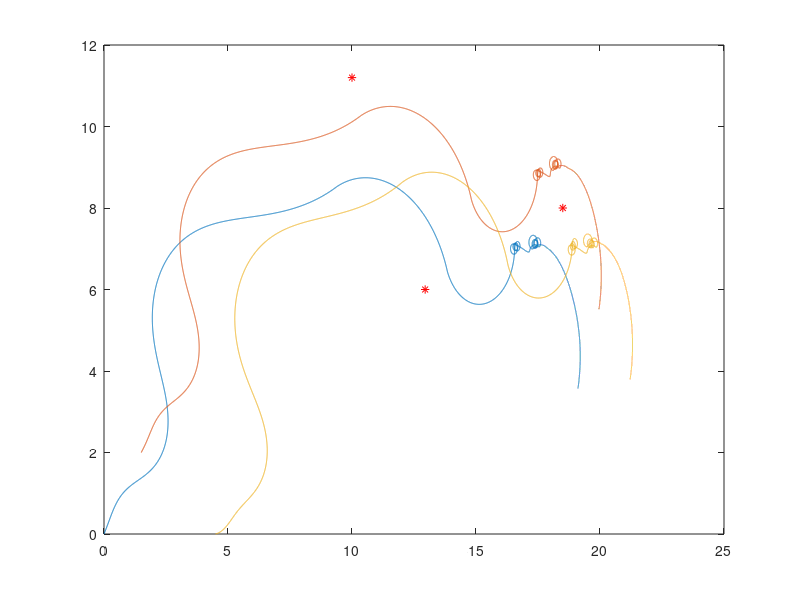

The MATLAB source for this figure:
%%Amirkhosro Vosughi 11463709 WSU
%Research Project for course EE505
%Simulstion of "Distributed Flocking Control of Mobile Robots by Bounded Feedback"

clear all
clc

%% Initialization
n1 = 3; %==>> number of robots
n2 = 3; %==>> number of onstab
n=n1+n2;
% 
 
Group = [ones(1,n1),2*ones(1,n2)]';  %==>> Determines with robot determines to each group

%Robot parameters
d= 0.1;
r=5; %==>> communication range

r1=1; %==>> obstacle sensing range

%controller parameters
b11=0;
b21=0;
b31=0;

b12=0;
b22=0;
b32=0;

%Generate initial location
%obstable
xObs=[10;12.95;18.5];
yObs=[11.2;6;8];
%robots inital condition
x0= [0,1.5,4.5]';
y0= [0,2,0]';
   
%total vecotrs
if (n2~=0)
 x0=[x0;xObs];
 y0=[y0;yObs];
end

teta_init=zeros(n1,1);
for k=1:length(teta_init)
    teta_init(k)=(rand(1));
end

teta_init =[0.9223
    0.7710
    0.0427];

teta_init = [teta_init;zeros(n2,1)];
%teta_init=[0,0]';

v_init=zeros(n1,1);
for k=1:length(v_init)
    v_init(k)=1*(rand(1)+1);
end

v_init =[1.3782
    1.7043
    1.7295];

v_init = [v_init;zeros(n2,1)];
%v_init=[1,1]';

w_init=zeros(n1,1);
for k=1:length(w_init)
    w_init(k)=1*(rand(1)+1);
end

w_init =[1.2243
    1.2691
    1.6730];
w_init = [w_init;zeros(n2,1)];
%w_init=[0.2,0.2]';
%% Simulation
T=0.01; %sec
Tfinal=120; %sec
T_vec=0:T:Tfinal;
Tn=length(T_vec);

%%Definition of process variables

u1= zeros(n,Tn);
u2= zeros(n,Tn); %===>> select size n not n1, because maybe we want to have moving obstable in future

v=zeros(n,Tn);
v(:,1)=v_init;    %%===>> select size n not n1, because maybe we want to have moving obstable in future

w=zeros(n,Tn);
w(:,1)=w_init; %===>> select size n not n1, because maybe we want to have moving obstable in future

x=zeros(n,Tn);
x(:,1)=x0; %===>> select size n not n1, because maybe we want to have moving obstable in future

y=zeros(n,Tn);
y(:,1)=y0; %===>> select size n not n1, because maybe we want to have moving obstable in future

teta=zeros(n,Tn);
teta(:,1)=teta_init;  %===>> select size n not n1, because maybe we want to have moving obstable in future


N=zeros(n,n); 
A=zeros(n,n);
%L=zeros(n,n);

xdot=zeros(n,1);
ydot=zeros(n,1);

tempoli=zeros(n,Tn);
tempoli2=zeros(n,Tn);

%% Simulation
for k=2:Tn

%Update The graphs
N=zeros(n,n); 
A=zeros(n,n);

for i=1:n
    for j=i:n
        temp1=x(i,k-1)-x(j,k-1);
        temp2=y(i,k-1)-y(j,k-1);
        temp3=(temp1^2+temp2^2)^0.5;
        
        if (temp3<r && i~=j)
            N(i,j)=1;
            N(j,i)=1;
            
            A(i,j)=temp3;
            A(j,i)=temp3;
        end     
    end
end

%Calculate control input
% calculate u(k)

%calculate u1(k) ==>> assumption of understanding of gradient V to pij
for i=1:n1
    
    sigma1=0;
    for j=1:n
        if (N(i,j)==1 && Group(i)==Group(j) )  
            temp1=A(i,j)*(v(i,k-1)-v(j,k-1));
            sigma1=sigma1+temp1;
        end
    end
    
    sigma2=0;
    for j=1:n
        if (N(i,j)==1 && Group(i)==Group(j) ) 
            temp1=xdot(i)-xdot(j);
            temp2=ydot(i)-ydot(j);
            temp3=A(i,j)*(temp1*cos(teta(i,k-1))+temp2*sin(teta(i,k-1)));
            sigma2= sigma2+temp3;    
        end
    end
    %sigma2=0;
    
    sigma3=0;
    for j=1:n
        if (N(i,j)==1) 
            
            temp1=0;
            temp4=0;
            if ( Group(i)==Group(j))
                temp1=-2*A(i,j)^-3+2*A(i,j)/(r^2-A(i,j)^2)+2*b11*A(i,j)+b21;
                
            elseif (A(i,j)<r1)
                temp1=(-2*A(i,j)^-3+2*b12*A(i,j)+b22);
               
            end
            temp2= temp1*((x(i,k-1)-x(j,k-1))/A(i,j))*cos(teta(i,k-1))+temp1*((y(i,k-1)-y(j,k-1))/A(i,j))*sin(teta(i,k-1));
              
            tempoli(i,k)= temp2;
            
            
            sigma3= sigma3+ temp2;    
        end
    end
    %sigma3=0;
    
    u1(i,k)= -sigma1-sigma2-sigma3;
end


%%%%%%%%%%%%%%%%%%not edited from here %%%%%%%%%%

% calculate u2(k)

for i=1:n1
    
    sigma1=0;
    for j=1:n
        if (N(i,j)==1 && Group(i)==Group(j) )  
            temp1=A(i,j)*(w(i,k-1)-w(j,k-1));
            sigma1=sigma1+temp1;
        end
    end
    
    sigma2=0;
    for j=1:n
        if (N(i,j)==1 && Group(i)==Group(j) ) 
            temp1=xdot(i)-xdot(j);
            temp2=ydot(i)-ydot(j);
            temp3=A(i,j)*(-temp1*sin(teta(i,k-1))+temp2*cos(teta(i,k-1)));
            sigma2= sigma2+temp3;    
        end
    end
    
    sigma3=0;
    for j=1:n
        if (N(i,j)==1) 
            
            temp1=0;
            if ( Group(i)==Group(j))
                temp1=-2*A(i,j)^-3+2*A(i,j)/(r^2-A(i,j)^2)+2*b11*A(i,j)+b21;
            elseif (A(i,j)<r1)
                temp1=-2*A(i,j)^-3+2*b12*A(i,j)+b22;
            end
            temp2= -temp1*((x(i,k-1)-x(j,k-1))/A(i,j))*sin(teta(i,k-1))+temp1*((y(i,k-1)-y(j,k-1))/A(i,j))*cos(teta(i,k-1));
            
            sigma3= sigma3+temp2;    
        end
    end
    %sigma3=0;
    
    u2(i,k)= -sigma1-sigma2-sigma3;
end

%% Dynamic of system


for j=1:n
    v(j,k)=v(j,k-1)+u1(j,k)*T;
    w(j,k)=w(j,k-1)+(u2(j,k)/d)*T;
end
for j=1:n
   teta(j,k)=teta(j,k-1)+w(j,k)*T;
   
   xdot(j)=v(j,k)*cos(teta(j,k-1))-d*w(j,k)*sin(teta(j,k-1));
   
   ydot(j)=v(j,k)*sin(teta(j,k-1))+d*w(j,k)*cos(teta(j,k-1));

   x(j,k)=x(j,k-1)+xdot(j)*T;
   y(j,k)=y(j,k-1)+ydot(j)*T;
end
    

end

%% Plotting the results

figure(1)
plot(x(1,:),y(1,:))
hold on

plot(x(2,:),y(2,:))
hold on


plot(x(3,:),y(3,:))
hold on



% plot(x(4,:),y(4,:))
% hold on

plot(xObs,yObs,'r*')

hold off

% plot(x(5,:),y(5,:))
% hold off



% figure(2)
% plot(x(6,:),y(6,:))
% hold on
% 
% plot(x(7,:),y(7,:))
% hold on
% 
% plot(x(8,:),y(8,:))
% hold on
% 
% plot(x(9,:),y(9,:))
% hold on
% 
% plot(x(10,:),y(10,:))
% hold off